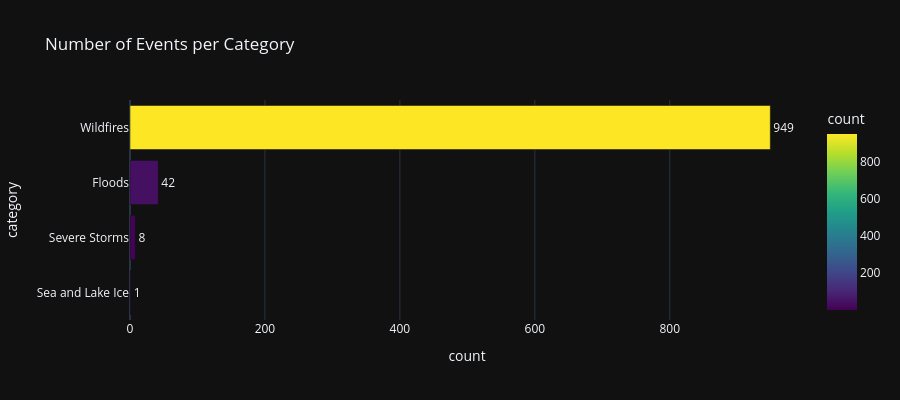

Notebook cell for this chart:
### Code cell
fig_bar = px.bar(
    cat_counts,
    x="count",
    y="category",
    orientation="h",
    color="count",
    color_continuous_scale="Viridis",
    title="Number of Events per Category",
    text="count",
)
fig_bar.update_layout(template="plotly_dark", height=400, yaxis=dict(categoryorder="total ascending"), showlegend=False)
fig_bar.update_traces(textposition="outside")
fig_bar.show()

### Figure 1 — Plotly figure (JSON) as saved in the notebook; plotly's stock layout.template omitted (floating-point values rounded to 4 significant figures)
{"data": [{"hovertemplate": "count=%{marker.color}<br>category=%{y}<extra></extra>", "legendgroup": "", "marker": {"color": [949, 42, 8, 1], "coloraxis": "coloraxis", "pattern": {"shape": ""}}, "name": "", "orientation": "h", "showlegend": false, "text": [949.0, 42.0, 8.0, 1.0], "textposition": "outside", "type": "bar", "x": [949, 42, 8, 1], "xaxis": "x", "y": ["Wildfires", "Floods", "Severe Storms", "Sea and Lake Ice"], "yaxis": "y"}], "layout": {"barmode": "relative", "coloraxis": {"colorbar": {"title": {"text": "count"}}, "colorscale": [[0, "#440154"], [0.1111, "#482878"], [0.2222, "#3e4989"], [0.3333, "#31688e"], [0.4444, "#26828e"], [0.5556, "#1f9e89"], [0.6667, "#35b779"], [0.7778, "#6ece58"], [0.8889, "#b5de2b"], [1, "#fde725"]]}, "height": 400, "legend": {"tracegroupgap": 0}, "showlegend": false, "title": {"text": "Number of Events per Category"}, "xaxis": {"anchor": "y", "domain": [0, 1], "title": {"text": "count"}}, "yaxis": {"anchor": "x", "categoryorder": "total ascending", "domain": [0, 1], "title": {"text": "category"}}}}
